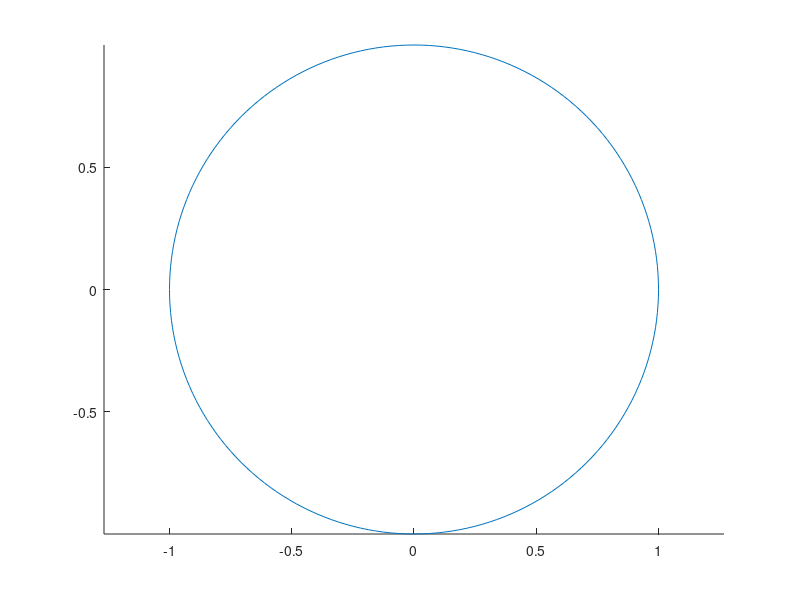
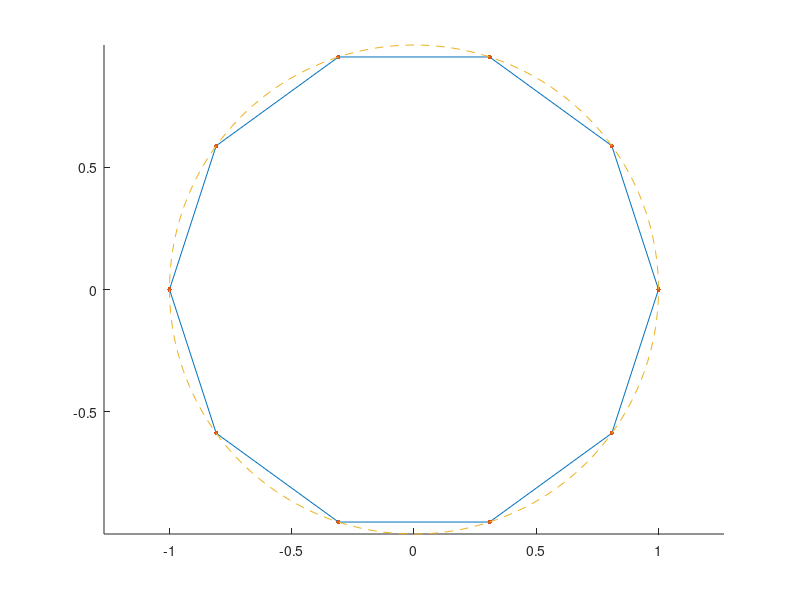
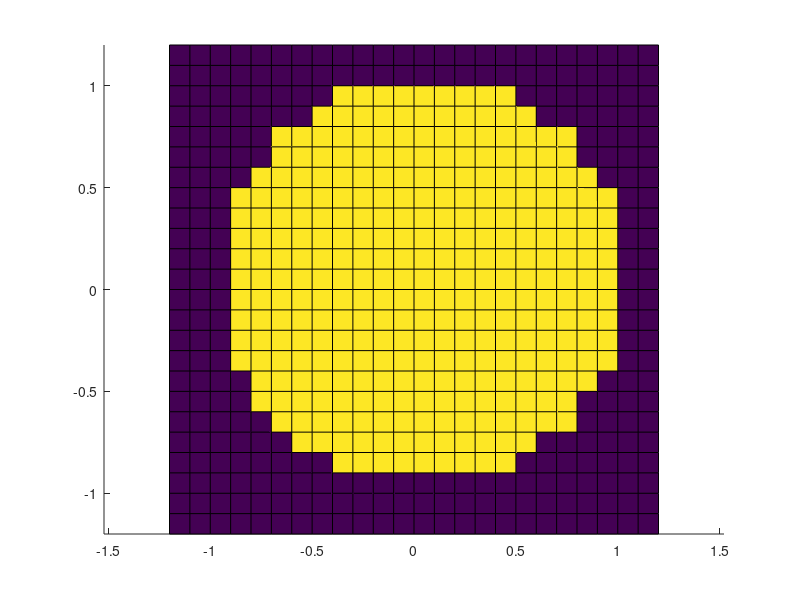
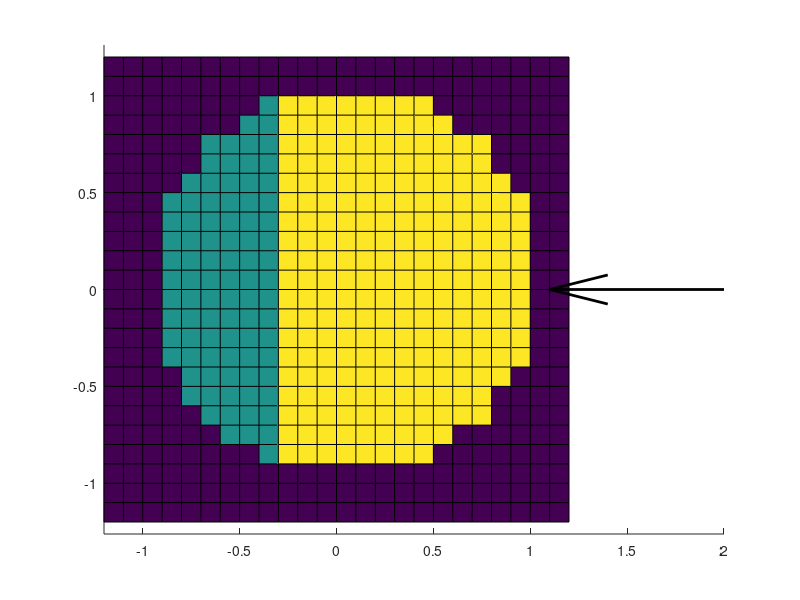

These figures' MATLAB source, in order:
clf

R=1;
h=.01;
xCirc=R*cos(0:h*pi:2*pi);
yCirc=R*sin(0:h*pi:2*pi);
N=7;

figure(1)
hold on
axis equal
plot(xCirc,yCirc)
hold off


R=1;
h=.2;
xSTL=R*cos(0:h*pi:2*pi);
ySTL=R*sin(0:h*pi:2*pi);
figure(2)
hold on
axis equal
plot(xSTL,ySTL)
plot(xSTL,ySTL,'.','MarkerSize',10)
plot(xCirc,yCirc,'--')
hold off

f=@(x,y)x.^2+y.^2-1;

[X,Y]=meshgrid(-1.2:.1:1.2);
figure(3)
C=double(f(X,Y)<0);
hold on
axis equal
surf(X,Y,C);
hold off

C(and((X<-.3),C))=.5;
figure(4)
hold on
axis equal
surf(X,Y,C);
quiver3(2,0,0,-1,0,0,'k','LineWidth',2);
hold off

C(and(and((abs(Y)>.1),(X>.1)),C~=.5))=0;
figure(5)
hold on
axis equal
surf(X,Y,C);
quiver3(2,0,0,-1,0,0,'k','LineWidth',2);
hold off

C(C>0)=1;
figure(6)
hold on
axis equal
surf(X,Y,C);
hold off

figure(7)
hold on
axis equal
contour(X,Y,C,1);
hold off
